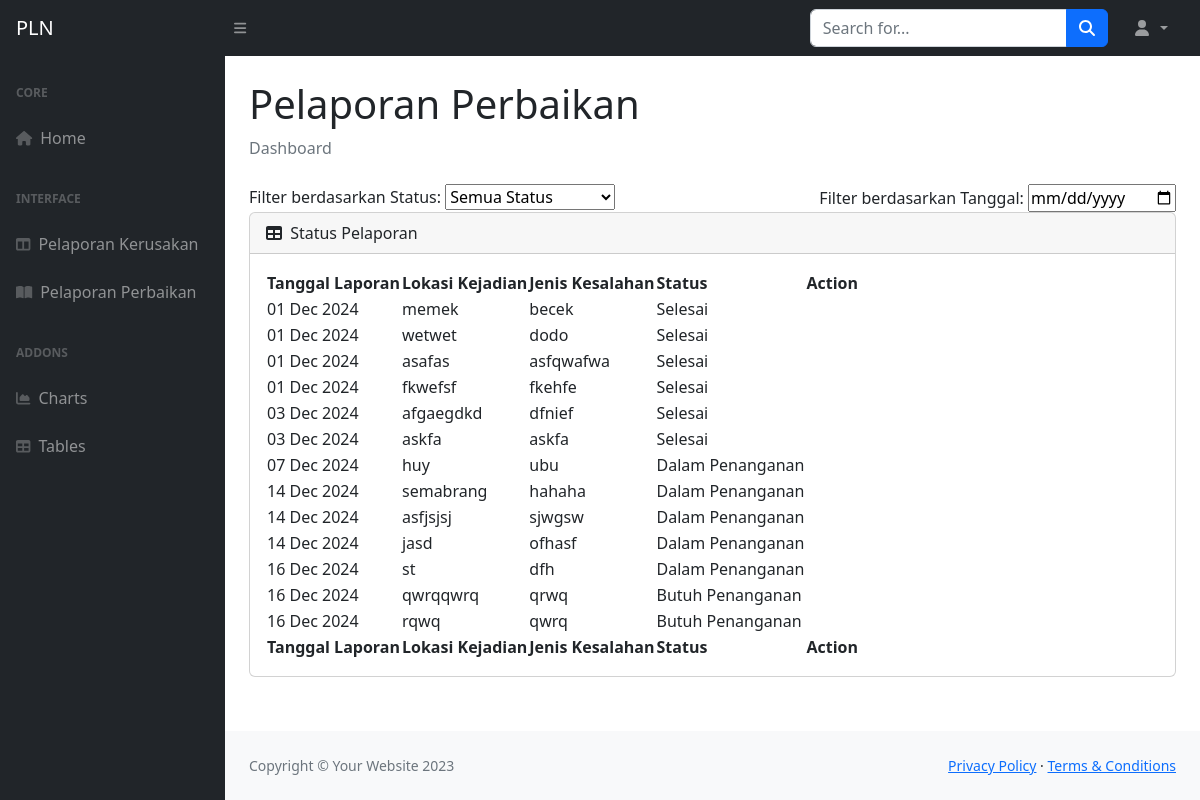
Page /index.php/admin/perbaikan on the committed database.
### tables this page shows
CREATE TABLE `pelaporan` (
  `id` int(11) NOT NULL,
  `kota` enum('Bangil','Pasuruan Kota','Probolinggo','Grati','Pandaan','Sukorejo','Kraksaan','Gondang Wetan','Prigen') NOT NULL,
  `lokasi` varchar(255) NOT NULL,
  `jenis_kesalahan` varchar(255) NOT NULL,
  `jenis_tindakan` text NOT NULL,
  `gambar` varchar(255) NOT NULL,
  `status` enum('Butuh Penanganan','Menunggu Konfirmasi','Dalam Penanganan','Selesai') DEFAULT 'Butuh Penanganan',
  `tanggal` datetime(6) DEFAULT current_timestamp(6),
  `username` varchar(11) NOT NULL
);

### application/controllers/admin.php (called while the page is built, shortened)
<?php
class admin extends CI_Controller
{
    public function __construct()
    {
        $this->load->model('Pelaporan_model');
    }
    public function perbaikan()
    {
        $data['user'] = $this->db->get_where('user', ['email' => $this->session->userdata('email')])->row_array();
        $viewData['pelaporan'] = $this->Pelaporan_model->getAllPelaporan();
        $this->load->view('admin/perbaikan', array_merge($data, $viewData));
    }
}

### index.php (called while the page is built, shortened)
<?php
require_once BASEPATH.'core/CodeIgniter.php';

### application/models/pelaporan_model.php (called while the page is built, shortened)
<?php
class Pelaporan_model extends CI_Model
{
    public function getAllPelaporan()
    {
        return $this->db->get('pelaporan')->result_array();
    }
}

### application/views/admin/perbaikan.php (the view, shortened to what this page needs)
<!DOCTYPE html>
<html lang="en">
<head>
    <link href="https://cdn.jsdelivr.net/npm/simple-datatables@7.1.2/dist/style.min.css" rel="stylesheet" />
    <link href="<?= base_url('backend/'); ?>css/styles.css" rel="stylesheet" />
</head>
<body class="sb-nav-fixed">
    <nav class="sb-topnav navbar navbar-expand navbar-dark bg-dark">
        <a class="navbar-brand ps-3" href="<?= base_url('admin/index') ?>">PLN</a>
        <button class="btn btn-link btn-sm order-1 order-lg-0 me-4 me-lg-0" id="sidebarToggle" href="#!"><i class="fas fa-bars"></i></button>
        <form class="d-none d-md-inline-block form-inline ms-auto me-0 me-md-3 my-2 my-md-0">
            <div class="input-group">
                <input class="form-control" type="text" placeholder="Search for..." aria-label="Search for..." aria-describedby="btnNavbarSearch" />
                <button class="btn btn-primary" id="btnNavbarSearch" type="button"><i class="fas fa-search"></i></button>
            </div>
        </form>
        <ul class="navbar-nav ms-auto ms-md-0 me-3 me-lg-4">
            <li class="nav-item dropdown">
                <a class="nav-link dropdown-toggle" id="navbarDropdown" href="#" role="button" data-bs-toggle="dropdown" aria-expanded="false">
                    <i class="fas fa-user fa-fw"></i>
                </a>
            </li>
        </ul>
    </nav>
    <div id="layoutSidenav">
        <div id="layoutSidenav_nav">
            <nav class="sb-sidenav accordion sb-sidenav-dark" id="sidenavAccordion">
                <div class="sb-sidenav-menu">
                    <div class="nav">
                        <div class="sb-sidenav-menu-heading">Core</div>
                        <a class="nav-link" href="<?= base_url('admin/index') ?>">
                            <div class="sb-nav-link-icon"><i class="fa-solid fa-house"></i></div>
                            Home
                        </a>
                        <div class="sb-sidenav-menu-heading">Interface</div>
                        <a class="nav-link" href="<?= base_url('admin/pelaporan') ?>">
                            <div class="sb-nav-link-icon"><i class="fas fa-columns"></i></div>
                            Pelaporan Kerusakan
                        </a>
                        <a class="nav-link collapsed" href="<?= base_url('admin/perbaikan') ?>">
                            <div class="sb-nav-link-icon"><i class="fas fa-book-open"></i></div>
                            Pelaporan Perbaikan
                        </a>
                        <div class="sb-sidenav-menu-heading">Addons</div>
                        <a class="nav-link" href="<?= base_url('backend/'); ?>charts.html">
                            <div class="sb-nav-link-icon"><i class="fas fa-chart-area"></i></div>
                            Charts
                        </a>
                        <a class="nav-link" href="<?= base_url('backend/'); ?>tables.html">
                            <div class="sb-nav-link-icon"><i class="fas fa-table"></i></div>
                            Tables
                        </a>
                    </div>
                </div>
            </nav>
        </div>
        <div id="layoutSidenav_content">
            <main>
                <div class="container-fluid px-4">
                    <h1 class="mt-4">Pelaporan Perbaikan</h1>
                    <ol class="breadcrumb mb-4">
                        <li class="breadcrumb-item active">Dashboard</li>
                    </ol>
                    <div class="filter-group d-flex justify-content-between">
                        <div>
                            <label for="status-filter">Filter berdasarkan Status:</label>
                            <select id="status-filter">
                                <option value="">Semua Status</option>
                            </select>
                        </div>
                        <div>
                            <label class="mr-4" for="date-filter">Filter berdasarkan Tanggal:</label>
                            <input type="date" id="date-filter">
                        </div>
                    </div>
                    <div class="card mb-4">
                        <div class="card-header">
                            <i class="fas fa-table me-1"></i>
                            Status Pelaporan
                        </div>
                        <div class="card-body">
                            <table id="datatablesSimple">
                                <thead>
                                    <tr>
                                        <th>Tanggal Laporan</th>
                                        <th>Lokasi Kejadian</th>
                                        <th>Jenis Kesalahan</th>
                                        <th>Status</th>
                                        <th>Action</th>
                                    </tr>
                                </thead>
                                <tbody>
                                    <?php if (!empty($pelaporan)) : ?>
                                        <?php foreach ($pelaporan as $laporan) : ?>
                                            <tr>
                                                <td><?= htmlspecialchars(date('d M Y', strtotime($laporan['tanggal']))) ?></td>
                                                <td><?= htmlspecialchars($laporan['lokasi']) ?></td>
                                                <td><?= htmlspecialchars($laporan['jenis_kesalahan']) ?></td>
                                                <td>
                                                    <span class="status <?= htmlspecialchars($laporan['status']) ?>">
                                                        <?= htmlspecialchars(ucwords(str_replace('_', ' ', $laporan['status']))) ?>
                                                    </span>
                                                </td>
                                                <td>
                                                </td>
                                            </tr>
                                        <?php endforeach; ?>
                                    <?php else : ?>
                                        <tr>
                                            <td colspan="5">Tidak ada data pelaporan.</td>
                                        </tr>
                                    <?php endif; ?>
                                </tbody>
                                <tfoot>
                                    <tr>
                                        <th>Tanggal Laporan</th>
                                        <th>Lokasi Kejadian</th>
                                        <th>Jenis Kesalahan</th>
                                        <th>Status</th>
                                        <th>Action</th>
                                    </tr>
                                </tfoot>
                            </table>
                        </div>
                    </div>
            </main>
            <footer class="py-4 bg-light mt-auto">
                <div class="container-fluid px-4">
                    <div class="d-flex align-items-center justify-content-between small">
                        <div class="text-muted">Copyright &copy; Your Website 2023</div>
                        <div>
                            <a href="#">Privacy Policy</a>
                            &middot;
                            <a href="#">Terms &amp; Conditions</a>
                        </div>
                    </div>
                </div>
            </footer>
        </div>
    </div>
</body>
</html>

### rows in the picture
pelaporan: tanggal "01 Dec 2024", lokasi "memek", jenis_kesalahan "becek", status "Selesai"
pelaporan: tanggal "01 Dec 2024", lokasi "wetwet", jenis_kesalahan "dodo", status "Selesai"
pelaporan: tanggal "01 Dec 2024", lokasi "asafas", jenis_kesalahan "asfqwafwa", status "Selesai"
pelaporan: tanggal "01 Dec 2024", lokasi "fkwefsf", jenis_kesalahan "fkehfe", status "Selesai"
pelaporan: tanggal "03 Dec 2024", lokasi "afgaegdkd", jenis_kesalahan "dfnief", status "Selesai"
pelaporan: tanggal "03 Dec 2024", lokasi "askfa", jenis_kesalahan "askfa", status "Selesai"
pelaporan: tanggal "07 Dec 2024", lokasi "huy", jenis_kesalahan "ubu", status "Dalam Penanganan"
pelaporan: tanggal "14 Dec 2024", lokasi "semabrang", jenis_kesalahan "hahaha", status "Dalam Penanganan"
pelaporan: tanggal "14 Dec 2024", lokasi "asfjsjsj", jenis_kesalahan "sjwgsw", status "Dalam Penanganan"
pelaporan: tanggal "14 Dec 2024", lokasi "jasd", jenis_kesalahan "ofhasf", status "Dalam Penanganan"
pelaporan: tanggal "16 Dec 2024", lokasi "st", jenis_kesalahan "dfh", status "Dalam Penanganan"
pelaporan: tanggal "16 Dec 2024", lokasi "qwrqqwrq", jenis_kesalahan "qrwq", status "Butuh Penanganan"
pelaporan: tanggal "16 Dec 2024", lokasi "rqwq", jenis_kesalahan "qwrq", status "Butuh Penanganan"
